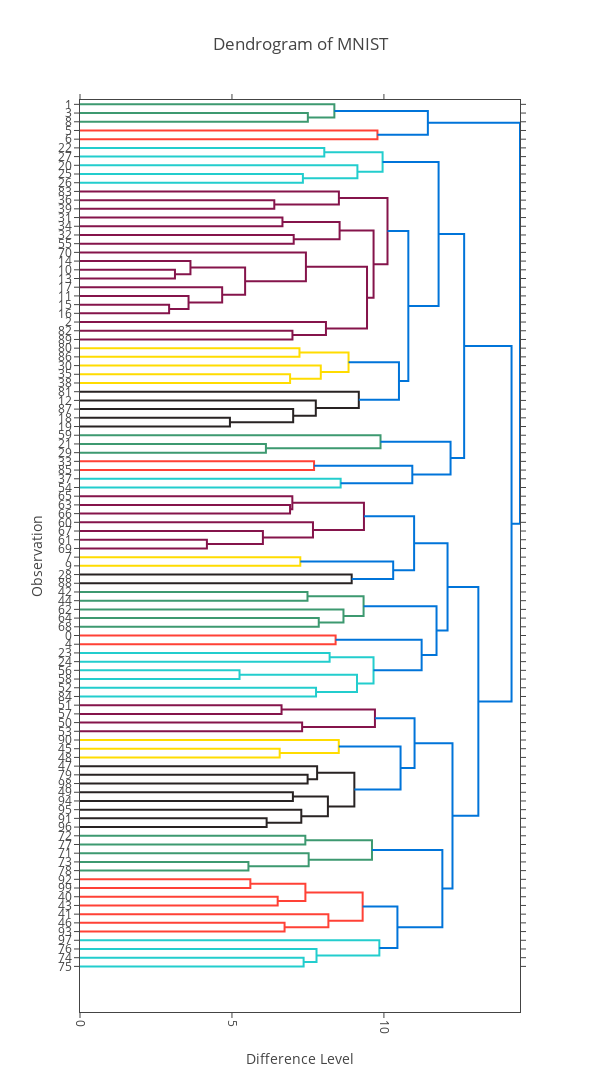

The cell this chart's notebook holds for it:
### Markdown cell above
## Plotting the dendrogram

To make our lives easy, `plotly` includes a pre-built agglomeration clustering algorithm that we can use to visualize our data:

### Code cell
# Import statements
import plotly.figure_factory as ff
import plotly.offline as py

py.init_notebook_mode(connected=True)

# Create the dendrogram
fig = ff.create_dendrogram(x, orientation = 'left')

# Make the figure look nice
fig.update_xaxes(title="Difference Level", tickangle=90)
fig.update_yaxes(title="Observation")
fig.layout.title = "Dendrogram of MNIST"
fig.layout.width=600
fig.layout.height=1200

# Plot the figure
py.iplot(fig)

### Figure 1 — Plotly figure (JSON) as saved in the notebook; plotly's stock layout.template omitted (floating-point values rounded to 4 significant figures)
{"data": [{"hoverinfo": "text", "marker": {"color": "rgb(61,153,112)"}, "mode": "lines", "type": "scatter", "uid": "ba80d290-a449-4915-89d7-32e5fbceafed", "x": [0, 7.497, 7.497, 0], "xaxis": "x", "y": [-15, -15, -25, -25], "yaxis": "y"}, {"hoverinfo": "text", "marker": {"color": "rgb(61,153,112)"}, "mode": "lines", "type": "scatter", "uid": "cbc744cb-da74-44c5-b465-c47186cdfaa4", "x": [0, 8.369, 8.369, 7.497], "xaxis": "x", "y": [-5, -5, -20, -20], "yaxis": "y"}, {"hoverinfo": "text", "marker": {"color": "rgb(255,65,54)"}, "mode": "lines", "type": "scatter", "uid": "f7794013-7e25-4a0c-875c-858cdc76c4be", "x": [0, 9.787, 9.787, 0], "xaxis": "x", "y": [-35, -35, -45, -45], "yaxis": "y"}, {"hoverinfo": "text", "marker": {"color": "rgb(0,116,217)"}, "mode": "lines", "type": "scatter", "uid": "91ddaa34-d016-4447-aede-23f226e6fefc", "x": [8.369, 11.45, 11.45, 9.787], "xaxis": "x", "y": [-12.5, -12.5, -40, -40], "yaxis": "y"}, {"hoverinfo": "text", "marker": {"color": "rgb(35,205,205)"}, "mode": "lines", "type": "scatter", "uid": "afc6a533-cbd6-47ee-9dc5-a4e5b1429ba7", "x": [0, 8.039, 8.039, 0], "xaxis": "x", "y": [-55, -55, -65, -65], "yaxis": "y"}, {"hoverinfo": "text", "marker": {"color": "rgb(35,205,205)"}, "mode": "lines", "type": "scatter", "uid": "95efb792-1395-4e5d-84fa-ac9f08150ee0", "x": [0, 7.334, 7.334, 0], "xaxis": "x", "y": [-85, -85, -95, -95], "yaxis": "y"}, {"hoverinfo": "text", "marker": {"color": "rgb(35,205,205)"}, "mode": "lines", "type": "scatter", "uid": "0f733bef-bfd2-4412-85aa-a3ad22ffff3c", "x": [0, 9.128, 9.128, 7.334], "xaxis": "x", "y": [-75, -75, -90, -90], "yaxis": "y"}, {"hoverinfo": "text", "marker": {"color": "rgb(35,205,205)"}, "mode": "lines", "type": "scatter", "uid": "c5c904be-3858-47d5-8f3b-2ba0f9935786", "x": [8.039, 9.957, 9.957, 9.128], "xaxis": "x", "y": [-60, -60, -82.5, -82.5], "yaxis": "y"}, {"hoverinfo": "text", "marker": {"color": "rgb(133,20,75)"}, "mode": "lines", "type": "scatter", "uid": "869dad9a-578b-4e9d-a74a-0dd16886dc10", "x": [0, 6.393, 6.393, 0], "xaxis": "x", "y": [-115, -115, -125, -125], "yaxis": "y"}, {"hoverinfo": "text", "marker": {"color": "rgb(133,20,75)"}, "mode": "lines", "type": "scatter", "uid": "7e9c6575-8186-491c-ab03-9be2be273fbc", "x": [0, 8.519, 8.519, 6.393], "xaxis": "x", "y": [-105, -105, -120, -120], "yaxis": "y"}, {"hoverinfo": "text", "marker": {"color": "rgb(133,20,75)"}, "mode": "lines", "type": "scatter", "uid": "169cdf70-1037-44fa-a600-a1ffd3620e1d", "x": [0, 6.662, 6.662, 0], "xaxis": "x", "y": [-135, -135, -145, -145], "yaxis": "y"}, {"hoverinfo": "text", "marker": {"color": "rgb(133,20,75)"}, "mode": "lines", "type": "scatter", "uid": "1bb3fb22-ca84-4f12-bd55-5bdffd46e3f7", "x": [0, 7.032, 7.032, 0], "xaxis": "x", "y": [-155, -155, -165, -165], "yaxis": "y"}, {"hoverinfo": "text", "marker": {"color": "rgb(133,20,75)"}, "mode": "lines", "type": "scatter", "uid": "63122280-de4d-48e3-8c19-1dd7a837949d", "x": [6.662, 8.542, 8.542, 7.032], "xaxis": "x", "y": [-140, -140, -160, -160], "yaxis": "y"}, {"hoverinfo": "text", "marker": {"color": "rgb(133,20,75)"}, "mode": "lines", "type": "scatter", "uid": "5a4a9262-8c2e-4b53-9eec-4f649cd2daf7", "x": [0, 3.124, 3.124, 0], "xaxis": "x", "y": [-195, -195, -205, -205], "yaxis": "y"}, {"hoverinfo": "text", "marker": {"color": "rgb(133,20,75)"}, "mode": "lines", "type": "scatter", "uid": "743f58af-2a50-4c31-af2c-a4c5e279c22e", "x": [0, 3.634, 3.634, 3.124], "xaxis": "x", "y": [-185, -185, -200, -200], "yaxis": "y"}, {"hoverinfo": "text", "marker": {"color": "rgb(133,20,75)"}, "mode": "lines", "type": "scatter", "uid": "2dbaccee-00f7-4436-aa6d-6997b11354c0", "x": [0, 2.933, 2.933, 0], "xaxis": "x", "y": [-235, -235, -245, -245], "yaxis": "y"}, {"hoverinfo": "text", "marker": {"color": "rgb(133,20,75)"}, "mode": "lines", "type": "scatter", "uid": "05dca6b8-6d22-4062-a628-634dd38113c7", "x": [0, 3.572, 3.572, 2.933], "xaxis": "x", "y": [-225, -225, -240, -240], "yaxis": "y"}, {"hoverinfo": "text", "marker": {"color": "rgb(133,20,75)"}, "mode": "lines", "type": "scatter", "uid": "23cd428e-af2b-4e12-9c11-8e753eef080e", "x": [0, 4.678, 4.678, 3.572], "xaxis": "x", "y": [-215, -215, -232.5, -232.5], "yaxis": "y"}, {"hoverinfo": "text", "marker": {"color": "rgb(133,20,75)"}, "mode": "lines", "type": "scatter", "uid": "3efec179-0017-4e6b-9f36-aa2d5eea46b2", "x": [3.634, 5.433, 5.433, 4.678], "xaxis": "x", "y": [-192.5, -192.5, -223.8, -223.8], "yaxis": "y"}, {"hoverinfo": "text", "marker": {"color": "rgb(133,20,75)"}, "mode": "lines", "type": "scatter", "uid": "bb918e13-ad69-4598-8aaf-151144c102b9", "x": [0, 7.434, 7.434, 5.433], "xaxis": "x", "y": [-175, -175, -208.1, -208.1], "yaxis": "y"}, {"hoverinfo": "text", "marker": {"color": "rgb(133,20,75)"}, "mode": "lines", "type": "scatter", "uid": "f5482436-6069-4aab-a1b9-3beffa435727", "x": [0, 6.991, 6.991, 0], "xaxis": "x", "y": [-265, -265, -275, -275], "yaxis": "y"}, {"hoverinfo": "text", "marker": {"color": "rgb(133,20,75)"}, "mode": "lines", "type": "scatter", "uid": "d1654094-535a-4a6d-a6dd-a074d375201a", "x": [0, 8.093, 8.093, 6.991], "xaxis": "x", "y": [-255, -255, -270, -270], "yaxis": "y"}, {"hoverinfo": "text", "marker": {"color": "rgb(133,20,75)"}, "mode": "lines", "type": "scatter", "uid": "e3f9d625-2187-4116-a4fe-9db2286d8471", "x": [7.434, 9.444, 9.444, 8.093], "xaxis": "x", "y": [-191.6, -191.6, -262.5, -262.5], "yaxis": "y"}, {"hoverinfo": "text", "marker": {"color": "rgb(133,20,75)"}, "mode": "lines", "type": "scatter", "uid": "4896fd6c-b2fe-43a4-8e01-edb1ceebdc08", "x": [8.542, 9.66, 9.66, 9.444], "xaxis": "x", "y": [-150, -150, -227.0, -227.0], "yaxis": "y"}, {"hoverinfo": "text", "marker": {"color": "rgb(133,20,75)"}, "mode": "lines", "type": "scatter", "uid": "71fea16d-b1df-4804-af2f-a774316f26e1", "x": [8.519, 10.12, 10.12, 9.66], "xaxis": "x", "y": [-112.5, -112.5, -188.5, -188.5], "yaxis": "y"}, {"hoverinfo": "text", "marker": {"color": "rgb(255,220,0)"}, "mode": "lines", "type": "scatter", "uid": "e8f610a9-b1ff-4dc3-9abe-610273c31987", "x": [0, 7.221, 7.221, 0], "xaxis": "x", "y": [-285, -285, -295, -295], "yaxis": "y"}, {"hoverinfo": "text", "marker": {"color": "rgb(255,220,0)"}, "mode": "lines", "type": "scatter", "uid": "79025895-f464-455e-88c9-ab92568e11d7", "x": [0, 6.913, 6.913, 0], "xaxis": "x", "y": [-315, -315, -325, -325], "yaxis": "y"}, {"hoverinfo": "text", "marker": {"color": "rgb(255,220,0)"}, "mode": "lines", "type": "scatter", "uid": "c1e2a2f2-23b6-4f26-acc7-c951f62f9560", "x": [0, 7.923, 7.923, 6.913], "xaxis": "x", "y": [-305, -305, -320, -320], "yaxis": "y"}, {"hoverinfo": "text", "marker": {"color": "rgb(255,220,0)"}, "mode": "lines", "type": "scatter", "uid": "c7dd8017-baff-4450-8789-62b4111e789a", "x": [7.221, 8.836, 8.836, 7.923], "xaxis": "x", "y": [-290, -290, -312.5, -312.5], "yaxis": "y"}, {"hoverinfo": "text", "marker": {"color": "rgb(40,35,35)"}, "mode": "lines", "type": "scatter", "uid": "19943651-702d-4a1f-b324-fabadbe6d859", "x": [0, 4.933, 4.933, 0], "xaxis": "x", "y": [-365, -365, -375, -375], "yaxis": "y"}, {"hoverinfo": "text", "marker": {"color": "rgb(40,35,35)"}, "mode": "lines", "type": "scatter", "uid": "cd2c6fec-0182-4283-ab58-bf4f7e128a3e", "x": [0, 7.015, 7.015, 4.933], "xaxis": "x", "y": [-355, -355, -370, -370], "yaxis": "y"}, {"hoverinfo": "text", "marker": {"color": "rgb(40,35,35)"}, "mode": "lines", "type": "scatter", "uid": "733c1e16-bce1-40cf-b4a1-60f99a01c3be", "x": [0, 7.759, 7.759, 7.015], "xaxis": "x", "y": [-345, -345, -362.5, -362.5], "yaxis": "y"}, {"hoverinfo": "text", "marker": {"color": "rgb(40,35,35)"}, "mode": "lines", "type": "scatter", "uid": "247fccc1-c067-40de-9446-4c43ab3a24de", "x": [0, 9.174, 9.174, 7.759], "xaxis": "x", "y": [-335, -335, -353.8, -353.8], "yaxis": "y"}, {"hoverinfo": "text", "marker": {"color": "rgb(0,116,217)"}, "mode": "lines", "type": "scatter", "uid": "5c8434e1-daaa-499a-bbdc-9bb2e8a99812", "x": [8.836, 10.5, 10.5, 9.174], "xaxis": "x", "y": [-301.2, -301.2, -344.4, -344.4], "yaxis": "y"}, {"hoverinfo": "text", "marker": {"color": "rgb(0,116,217)"}, "mode": "lines", "type": "scatter", "uid": "3454af47-bdad-43b3-a1ef-94d2b24931c7", "x": [10.12, 10.8, 10.8, 10.5], "xaxis": "x", "y": [-150.5, -150.5, -322.8, -322.8], "yaxis": "y"}, {"hoverinfo": "text", "marker": {"color": "rgb(0,116,217)"}, "mode": "lines", "type": "scatter", "uid": "9b290a50-0bba-4e70-a75b-96d1dee37e6f", "x": [9.957, 11.8, 11.8, 10.8], "xaxis": "x", "y": [-71.25, -71.25, -236.7, -236.7], "yaxis": "y"}, {"hoverinfo": "text", "marker": {"color": "rgb(61,153,112)"}, "mode": "lines", "type": "scatter", "uid": "cda400f7-e576-423b-bb81-1bf6999c670c", "x": [0, 6.118, 6.118, 0], "xaxis": "x", "y": [-395, -395, -405, -405], "yaxis": "y"}, {"hoverinfo": "text", "marker": {"color": "rgb(61,153,112)"}, "mode": "lines", "type": "scatter", "uid": "5af63596-ec91-4352-943d-8c102e4bae9b", "x": [0, 9.889, 9.889, 6.118], "xaxis": "x", "y": [-385, -385, -400, -400], "yaxis": "y"}, {"hoverinfo": "text", "marker": {"color": "rgb(255,65,54)"}, "mode": "lines", "type": "scatter", "uid": "afad5214-6934-4cc1-8484-f89448d2037b", "x": [0, 7.702, 7.702, 0], "xaxis": "x", "y": [-415, -415, -425, -425], "yaxis": "y"}, {"hoverinfo": "text", "marker": {"color": "rgb(35,205,205)"}, "mode": "lines", "type": "scatter", "uid": "c4ecefa8-f4f8-4c6d-bf1b-c5692528e587", "x": [0, 8.576, 8.576, 0], "xaxis": "x", "y": [-435, -435, -445, -445], "yaxis": "y"}, {"hoverinfo": "text", "marker": {"color": "rgb(0,116,217)"}, "mode": "lines", "type": "scatter", "uid": "3679669c-c0b7-4b7c-a410-790a46e92901", "x": [7.702, 10.93, 10.93, 8.576], "xaxis": "x", "y": [-420, -420, -440, -440], "yaxis": "y"}, {"hoverinfo": "text", "marker": {"color": "rgb(0,116,217)"}, "mode": "lines", "type": "scatter", "uid": "f6856d36-16e1-451c-8191-fa88385fe1b5", "x": [9.889, 12.19, 12.19, 10.93], "xaxis": "x", "y": [-392.5, -392.5, -430, -430], "yaxis": "y"}, {"hoverinfo": "text", "marker": {"color": "rgb(0,116,217)"}, "mode": "lines", "type": "scatter", "uid": "3b432859-cc16-4463-85c5-0dfad34febe9", "x": [11.8, 12.64, 12.64, 12.19], "xaxis": "x", "y": [-154.0, -154.0, -411.2, -411.2], "yaxis": "y"}, {"hoverinfo": "text", "marker": {"color": "rgb(133,20,75)"}, "mode": "lines", "type": "scatter", "uid": "1faa7f51-5dd2-47ca-b6fe-8d2e75765f32", "x": [0, 6.912, 6.912, 0], "xaxis": "x", "y": [-465, -465, -475, -475], "yaxis": "y"}, {"hoverinfo": "text", "marker": {"color": "rgb(133,20,75)"}, "mode": "lines", "type": "scatter", "uid": "6c259e9e-f085-42e6-ae99-4386956e7b4e", "x": [0, 6.987, 6.987, 6.912], "xaxis": "x", "y": [-455, -455, -470, -470], "yaxis": "y"}, {"hoverinfo": "text", "marker": {"color": "rgb(133,20,75)"}, "mode": "lines", "type": "scatter", "uid": "38c6a1cf-8c65-4106-8e3a-f1551ffe71bd", "x": [0, 4.175, 4.175, 0], "xaxis": "x", "y": [-505, -505, -515, -515], "yaxis": "y"}, {"hoverinfo": "text", "marker": {"color": "rgb(133,20,75)"}, "mode": "lines", "type": "scatter", "uid": "5eccb2ac-a52d-4842-8252-926064cdb3e4", "x": [0, 6.018, 6.018, 4.175], "xaxis": "x", "y": [-495, -495, -510, -510], "yaxis": "y"}, {"hoverinfo": "text", "marker": {"color": "rgb(133,20,75)"}, "mode": "lines", "type": "scatter", "uid": "fc2ff870-af98-4af7-b9e1-29c6021f9f4a", "x": [0, 7.666, 7.666, 6.018], "xaxis": "x", "y": [-485, -485, -502.5, -502.5], "yaxis": "y"}, {"hoverinfo": "text", "marker": {"color": "rgb(133,20,75)"}, "mode": "lines", "type": "scatter", "uid": "df503594-cb38-4b70-8720-76d16cb4e15b", "x": [6.987, 9.343, 9.343, 7.666], "xaxis": "x", "y": [-462.5, -462.5, -493.8, -493.8], "yaxis": "y"}, {"hoverinfo": "text", "marker": {"color": "rgb(255,220,0)"}, "mode": "lines", "type": "scatter", "uid": "645e62a0-353e-4067-bfb6-f786de323458", "x": [0, 7.249, 7.249, 0], "xaxis": "x", "y": [-525, -525, -535, -535], "yaxis": "y"}, {"hoverinfo": "text", "marker": {"color": "rgb(40,35,35)"}, "mode": "lines", "type": "scatter", "uid": "7f7d2f98-c474-434a-948c-1670d7edd1c9", "x": [0, 8.94, 8.94, 0], "xaxis": "x", "y": [-545, -545, -555, -555], "yaxis": "y"}, {"hoverinfo": "text", "marker": {"color": "rgb(0,116,217)"}, "mode": "lines", "type": "scatter", "uid": "9468b39f-92fd-4ee8-b146-79b1812027a5", "x": [7.249, 10.3, 10.3, 8.94], "xaxis": "x", "y": [-530, -530, -550, -550], "yaxis": "y"}, {"hoverinfo": "text", "marker": {"color": "rgb(0,116,217)"}, "mode": "lines", "type": "scatter", "uid": "1527bb02-4bdb-426c-85ba-5709574ff98f", "x": [9.343, 10.99, 10.99, 10.3], "xaxis": "x", "y": [-478.1, -478.1, -540, -540], "yaxis": "y"}, {"hoverinfo": "text", "marker": {"color": "rgb(61,153,112)"}, "mode": "lines", "type": "scatter", "uid": "06333938-da69-4b91-a059-44e6011571ad", "x": [0, 7.486, 7.486, 0], "xaxis": "x", "y": [-565, -565, -575, -575], "yaxis": "y"}, {"hoverinfo": "text", "marker": {"color": "rgb(61,153,112)"}, "mode": "lines", "type": "scatter", "uid": "da4610f2-3573-4ed5-8403-cd0bab63a119", "x": [0, 7.856, 7.856, 0], "xaxis": "x", "y": [-595, -595, -605, -605], "yaxis": "y"}, {"hoverinfo": "text", "marker": {"color": "rgb(61,153,112)"}, "mode": "lines", "type": "scatter", "uid": "0e4cf21c-f064-47ff-9510-b81bb2b12729", "x": [0, 8.669, 8.669, 7.856], "xaxis": "x", "y": [-585, -585, -600, -600], "yaxis": "y"}, {"hoverinfo": "text", "marker": {"color": "rgb(61,153,112)"}, "mode": "lines", "type": "scatter", "uid": "5545ac6b-f6cd-4f7b-b270-1f30a1ba4ee6", "x": [7.486, 9.331, 9.331, 8.669], "xaxis": "x", "y": [-570, -570, -592.5, -592.5], "yaxis": "y"}, {"hoverinfo": "text", "marker": {"color": "rgb(255,65,54)"}, "mode": "lines", "type": "scatter", "uid": "a3430b05-f165-447d-8229-388a7f4cb47c", "x": [0, 8.411, 8.411, 0], "xaxis": "x", "y": [-615, -615, -625, -625], "yaxis": "y"}, {"hoverinfo": "text", "marker": {"color": "rgb(35,205,205)"}, "mode": "lines", "type": "scatter", "uid": "138af811-3d77-4c76-bddc-492af3d25c65", "x": [0, 8.214, 8.214, 0], "xaxis": "x", "y": [-635, -635, -645, -645], "yaxis": "y"}, {"hoverinfo": "text", "marker": {"color": "rgb(35,205,205)"}, "mode": "lines", "type": "scatter", "uid": "752c1a56-170b-41fd-85dd-efb5f7043a7c", "x": [0, 5.249, 5.249, 0], "xaxis": "x", "y": [-655, -655, -665, -665], "yaxis": "y"}, {"hoverinfo": "text", "marker": {"color": "rgb(35,205,205)"}, "mode": "lines", "type": "scatter", "uid": "46b33dde-c96e-498c-afff-5203b689a5bb", "x": [0, 7.767, 7.767, 0], "xaxis": "x", "y": [-675, -675, -685, -685], "yaxis": "y"}, {"hoverinfo": "text", "marker": {"color": "rgb(35,205,205)"}, "mode": "lines", "type": "scatter", "uid": "f666d9c1-b9b7-4fe1-acf1-e02ccc587bc3", "x": [5.249, 9.114, 9.114, 7.767], "xaxis": "x", "y": [-660, -660, -680, -680], "yaxis": "y"}, {"hoverinfo": "text", "marker": {"color": "rgb(35,205,205)"}, "mode": "lines", "type": "scatter", "uid": "c34175fd-3c4e-4d90-aaaa-6ead0abc2875", "x": [8.214, 9.659, 9.659, 9.114], "xaxis": "x", "y": [-640, -640, -670, -670], "yaxis": "y"}, {"hoverinfo": "text", "marker": {"color": "rgb(0,116,217)"}, "mode": "lines", "type": "scatter", "uid": "1568d948-1bb7-434a-b709-defa5d51e090", "x": [8.411, 11.24, 11.24, 9.659], "xaxis": "x", "y": [-620, -620, -655, -655], "yaxis": "y"}, {"hoverinfo": "text", "marker": {"color": "rgb(0,116,217)"}, "mode": "lines", "type": "scatter", "uid": "02604c20-fa61-4fc1-883c-bb826d8f205c", "x": [9.331, 11.73, 11.73, 11.24], "xaxis": "x", "y": [-581.2, -581.2, -637.5, -637.5], "yaxis": "y"}, {"hoverinfo": "text", "marker": {"color": "rgb(0,116,217)"}, "mode": "lines", "type": "scatter", "uid": "18ee9ed9-aafc-4ed1-b16c-0c1e5c4b179d", "x": [10.99, 12.09, 12.09, 11.73], "xaxis": "x", "y": [-509.1, -509.1, -609.4, -609.4], "yaxis": "y"}, {"hoverinfo": "text", "marker": {"color": "rgb(133,20,75)"}, "mode": "lines", "type": "scatter", "uid": "bebef7bb-9ee6-4ae0-b98b-3e90dfa90e9c", "x": [0, 6.632, 6.632, 0], "xaxis": "x", "y": [-695, -695, -705, -705], "yaxis": "y"}, {"hoverinfo": "text", "marker": {"color": "rgb(133,20,75)"}, "mode": "lines", "type": "scatter", "uid": "9f4188bc-56e4-4e2f-a072-0739e1157a9b", "x": [0, 7.309, 7.309, 0], "xaxis": "x", "y": [-715, -715, -725, -725], "yaxis": "y"}, {"hoverinfo": "text", "marker": {"color": "rgb(133,20,75)"}, "mode": "lines", "type": "scatter", "uid": "94f836a7-6aea-475d-a70b-6fb38e23e291", "x": [6.632, 9.705, 9.705, 7.309], "xaxis": "x", "y": [-700, -700, -720, -720], "yaxis": "y"}, {"hoverinfo": "text", "marker": {"color": "rgb(255,220,0)"}, "mode": "lines", "type": "scatter", "uid": "d4be1491-7dc4-4b50-9bbb-98dfcc9f4a4c", "x": [0, 6.571, 6.571, 0], "xaxis": "x", "y": [-745, -745, -755, -755], "yaxis": "y"}, {"hoverinfo": "text", "marker": {"color": "rgb(255,220,0)"}, "mode": "lines", "type": "scatter", "uid": "8da7cd78-92a9-49c5-b43f-a686ba6d0632", "x": [0, 8.515, 8.515, 6.571], "xaxis": "x", "y": [-735, -735, -750, -750], "yaxis": "y"}, {"hoverinfo": "text", "marker": {"color": "rgb(40,35,35)"}, "mode": "lines", "type": "scatter", "uid": "965e670f-2cbe-4daa-9b02-0d171ec39b07", "x": [0, 7.49, 7.49, 0], "xaxis": "x", "y": [-775, -775, -785, -785], "yaxis": "y"}, {"hoverinfo": "text", "marker": {"color": "rgb(40,35,35)"}, "mode": "lines", "type": "scatter", "uid": "985137c6-2393-4fed-82c6-41bbee3c20bf", "x": [0, 7.802, 7.802, 7.49], "xaxis": "x", "y": [-765, -765, -780, -780], "yaxis": "y"}, {"hoverinfo": "text", "marker": {"color": "rgb(40,35,35)"}, "mode": "lines", "type": "scatter", "uid": "2e93fc51-3bba-4c13-b291-8f191bf71b64", "x": [0, 7.005, 7.005, 0], "xaxis": "x", "y": [-795, -795, -805, -805], "yaxis": "y"}, {"hoverinfo": "text", "marker": {"color": "rgb(40,35,35)"}, "mode": "lines", "type": "scatter", "uid": "958e4e5e-c7bc-4e01-955d-e23f8393c130", "x": [0, 6.141, 6.141, 0], "xaxis": "x", "y": [-825, -825, -835, -835], "yaxis": "y"}, {"hoverinfo": "text", "marker": {"color": "rgb(40,35,35)"}, "mode": "lines", "type": "scatter", "uid": "7c660dc9-cac8-425c-80f3-159782045bb2", "x": [0, 7.282, 7.282, 6.141], "xaxis": "x", "y": [-815, -815, -830, -830], "yaxis": "y"}, {"hoverinfo": "text", "marker": {"color": "rgb(40,35,35)"}, "mode": "lines", "type": "scatter", "uid": "c9bf41f3-0028-43dc-ba02-0d56e17eb3d1", "x": [7.005, 8.157, 8.157, 7.282], "xaxis": "x", "y": [-800, -800, -822.5, -822.5], "yaxis": "y"}, {"hoverinfo": "text", "marker": {"color": "rgb(40,35,35)"}, "mode": "lines", "type": "scatter", "uid": "577cf368-5d66-4000-8226-13a4c254177e", "x": [7.802, 9.027, 9.027, 8.157], "xaxis": "x", "y": [-772.5, -772.5, -811.2, -811.2], "yaxis": "y"}, {"hoverinfo": "text", "marker": {"color": "rgb(0,116,217)"}, "mode": "lines", "type": "scatter", "uid": "42812bef-87d1-4c92-a0b7-ed67c88de5aa", "x": [8.515, 10.55, 10.55, 9.027], "xaxis": "x", "y": [-742.5, -742.5, -791.9, -791.9], "yaxis": "y"}, {"hoverinfo": "text", "marker": {"color": "rgb(0,116,217)"}, "mode": "lines", "type": "scatter", "uid": "c490bdc1-1129-4292-8634-0fbe8c94eb56", "x": [9.705, 11.01, 11.01, 10.55], "xaxis": "x", "y": [-710, -710, -767.2, -767.2], "yaxis": "y"}, {"hoverinfo": "text", "marker": {"color": "rgb(61,153,112)"}, "mode": "lines", "type": "scatter", "uid": "1e93f295-a738-42b8-96a5-4d0e0417c026", "x": [0, 7.414, 7.414, 0], "xaxis": "x", "y": [-845, -845, -855, -855], "yaxis": "y"}, {"hoverinfo": "text", "marker": {"color": "rgb(61,153,112)"}, "mode": "lines", "type": "scatter", "uid": "6b5b07ce-6339-4431-95ff-234b245ebe10", "x": [0, 5.542, 5.542, 0], "xaxis": "x", "y": [-875, -875, -885, -885], "yaxis": "y"}, {"hoverinfo": "text", "marker": {"color": "rgb(61,153,112)"}, "mode": "lines", "type": "scatter", "uid": "53614aa4-1240-422c-a3f1-2f1315ec7fe7", "x": [0, 7.524, 7.524, 5.542], "xaxis": "x", "y": [-865, -865, -880, -880], "yaxis": "y"}, {"hoverinfo": "text", "marker": {"color": "rgb(61,153,112)"}, "mode": "lines", "type": "scatter", "uid": "9c53d437-3123-4ca2-b6de-9da31f7b00a5", "x": [7.414, 9.608, 9.608, 7.524], "xaxis": "x", "y": [-850, -850, -872.5, -872.5], "yaxis": "y"}, {"hoverinfo": "text", "marker": {"color": "rgb(255,65,54)"}, "mode": "lines", "type": "scatter", "uid": "a5425210-8bbc-4a8b-bf02-6b75d71f9efd", "x": [0, 5.605, 5.605, 0], "xaxis": "x", "y": [-895, -895, -905, -905], "yaxis": "y"}, {"hoverinfo": "text", "marker": {"color": "rgb(255,65,54)"}, "mode": "lines", "type": "scatter", "uid": "57fab7b3-6277-4c20-b51f-767e4a756566", "x": [0, 6.505, 6.505, 0], "xaxis": "x", "y": [-915, -915, -925, -925], "yaxis": "y"}, {"hoverinfo": "text", "marker": {"color": "rgb(255,65,54)"}, "mode": "lines", "type": "scatter", "uid": "6f8469ab-85a1-48fd-9eb3-be6e9afab4a0", "x": [5.605, 7.417, 7.417, 6.505], "xaxis": "x", "y": [-900, -900, -920, -920], "yaxis": "y"}, {"hoverinfo": "text", "marker": {"color": "rgb(255,65,54)"}, "mode": "lines", "type": "scatter", "uid": "103ce826-b4df-495b-9c78-39c4df3126a4", "x": [0, 6.731, 6.731, 0], "xaxis": "x", "y": [-945, -945, -955, -955], "yaxis": "y"}, {"hoverinfo": "text", "marker": {"color": "rgb(255,65,54)"}, "mode": "lines", "type": "scatter", "uid": "a2d3b5e9-ab2c-47d7-a639-efb42bcfc229", "x": [0, 8.173, 8.173, 6.731], "xaxis": "x", "y": [-935, -935, -950, -950], "yaxis": "y"}, {"hoverinfo": "text", "marker": {"color": "rgb(255,65,54)"}, "mode": "lines", "type": "scatter", "uid": "04885d8e-6e67-49cc-9fb8-fe1a774d366b", "x": [7.417, 9.3, 9.3, 8.173], "xaxis": "x", "y": [-910, -910, -942.5, -942.5], "yaxis": "y"}, {"hoverinfo": "text", "marker": {"color": "rgb(35,205,205)"}, "mode": "lines", "type": "scatter", "uid": "4be09c2b-ae66-491c-88f9-6cf778e53cb2", "x": [0, 7.358, 7.358, 0], "xaxis": "x", "y": [-985, -985, -995, -995], "yaxis": "y"}, {"hoverinfo": "text", "marker": {"color": "rgb(35,205,205)"}, "mode": "lines", "type": "scatter", "uid": "ea221535-339b-4bd1-8c9d-dab1964df06c", "x": [0, 7.782, 7.782, 7.358], "xaxis": "x", "y": [-975, -975, -990, -990], "yaxis": "y"}, {"hoverinfo": "text", "marker": {"color": "rgb(35,205,205)"}, "mode": "lines", "type": "scatter", "uid": "187f8709-0c80-46f4-9aeb-c9f6e85fa371", "x": [0, 9.85, 9.85, 7.782], "xaxis": "x", "y": [-965, -965, -982.5, -982.5], "yaxis": "y"}, {"hoverinfo": "text", "marker": {"color": "rgb(0,116,217)"}, "mode": "lines", "type": "scatter", "uid": "0d9161b7-15d1-4cef-8c25-70bfedb9865f", "x": [9.3, 10.44, 10.44, 9.85], "xaxis": "x", "y": [-926.2, -926.2, -973.8, -973.8], "yaxis": "y"}, {"hoverinfo": "text", "marker": {"color": "rgb(0,116,217)"}, "mode": "lines", "type": "scatter", "uid": "df265277-595e-448b-99ab-2887c80d0ad9", "x": [9.608, 11.92, 11.92, 10.44], "xaxis": "x", "y": [-861.2, -861.2, -950, -950], "yaxis": "y"}, {"hoverinfo": "text", "marker": {"color": "rgb(0,116,217)"}, "mode": "lines", "type": "scatter", "uid": "ddc7f2b0-8186-49b4-ab0f-4a5c8e15fc0b", "x": [11.01, 12.26, 12.26, 11.92], "xaxis": "x", "y": [-738.6, -738.6, -905.6, -905.6], "yaxis": "y"}, {"hoverinfo": "text", "marker": {"color": "rgb(0,116,217)"}, "mode": "lines", "type": "scatter", "uid": "e6da0032-3803-4d32-ba7c-78ca3ce85414", "x": [12.09, 13.11, 13.11, 12.26], "xaxis": "x", "y": [-559.2, -559.2, -822.1, -822.1], "yaxis": "y"}, {"hoverinfo": "text", "marker": {"color": "rgb(0,116,217)"}, "mode": "lines", "type": "scatter", "uid": "8696d6c1-092a-4eda-b35d-f63a78498793", "x": [12.64, 14.2, 14.2, 13.11], "xaxis": "x", "y": [-282.6, -282.6, -690.7, -690.7], "yaxis": "y"}, {"hoverinfo": "text", "marker": {"color": "rgb(0,116,217)"}, "mode": "lines", "type": "scatter", "uid": "7377198f-5e55-4201-bcfe-9f2572fa6645", "x": [11.45, 14.48, 14.48, 14.2], "xaxis": "x", "y": [-26.25, -26.25, -486.6, -486.6], "yaxis": "y"}], "layout": {"autosize": false, "height": 1200, "hovermode": "closest", "showlegend": false, "title": {"text": "Dendrogram of MNIST"}, "width": 600, "xaxis": {"mirror": "allticks", "rangemode": "tozero", "showgrid": false, "showline": true, "showticklabels": true, "tickangle": 90, "ticks": "outside", "title": {"text": "Difference Level"}, "type": "linear", "zeroline": false}, "yaxis": {"mirror": "allticks", "rangemode": "tozero", "showgrid": false, "showline": true, "showticklabels": true, "tickmode": "array", "ticks": "outside", "ticktext": ["1", "3", "8", "5", "6", "22", "27", "20", "25", "26", "83", "36", "39", "31", "34", "32", "55", "70", "14", "10", "13", "17", "11", "15", "16", "2", "82", "89", "80", "86", "30", "35", "38", "81", "12", "87", "18", "19", "59", "21", "29", "33", "85", "37", "54", "65", "63", "66", "60", "67", "61", "69", "7", "9", "28", "88", "42", "44", "62", "64", "68", "0", "4", "23", "24", "56", "58", "52", "84", "51", "57", "50", "53", "90", "45", "48", "47", "79", "98", "49", "94", "95", "91", "96", "72", "77", "71", "73", "78", "92", "99", "40", "43", "41", "46", "93", "97", "76", "74", "75"], "tickvals": [-5, -15, -25, -35, -45, -55, -65, -75, -85, -95, -105, -115, -125, -135, -145, -155, -165, -175, -185, -195, -205, -215, -225, -235, -245, -255, -265, -275, -285, -295, -305, -315, -325, -335, -345, -355, -365, -375, -385, -395, -405, -415, -425, -435, -445, -455, -465, -475, -485, -495, -505, -515, -525, -535, -545, -555, -565, -575, -585, -595, -605, -615, -625, -635, -645, -655, -665, -675, -685, -695, -705, -715, -725, -735, -745, -755, -765, -775, -785, -795, -805, -815, -825, -835, -845, -855, -865, -875, -885, -895, -905, -915, -925, -935, -945, -955, -965, -975, -985, -995], "title": {"text": "Observation"}, "type": "linear", "zeroline": false}}}
